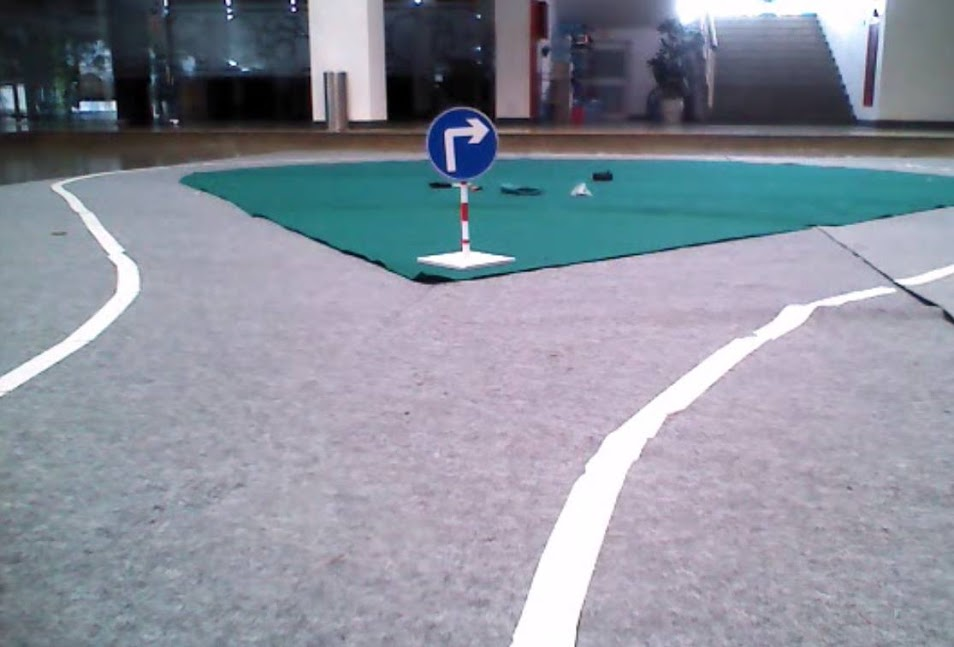
//> input picture OpenCV_Homework_Solution/Solution_HW3/Q1/input_1.jpg, 954 x 647 px
$ ./main input_1.jpg   (built with g++ and OpenCV 4)
//> lines starting //> are read from the running program, lines starting //| are printed output that depends on the picture; after the words box and inside, x2 and y2 are one past the last pixel; in counts of white or black regions, pixels touching at a corner belong together
#include <iostream>
#include <vector>
#include <opencv2/highgui/highgui.hpp>
#include <opencv2/imgproc/imgproc.hpp>

using namespace std;
using namespace cv;

int main(int argc, char const *argv[])
{
    //check arguments
    if (argc != 2) {
        cout << "Require argument to run " << endl
                << "Command to run: ./run  path_to_image" << endl;
        return -1;
    }

    String path_to_img = argv[1];

    // read input image
    Mat input = imread(path_to_img);
//> input is the input picture: 647 rows x 954 cols, CV_8UC3; mean B, G, R 156.3, 143.9, 138.2

    if (input.empty()) {
        cout << "Image doesn't exist\n";
        return 1;
    }

    // resize image to 640x480, assign to input
    resize(input, input, Size(640, 480), 0, 0);
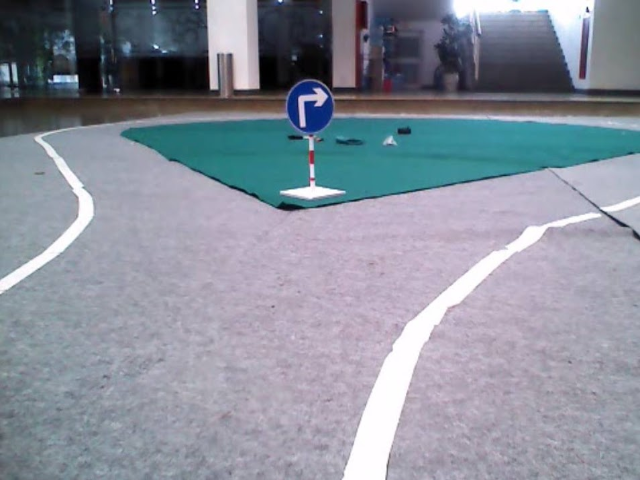
//> input: 480 rows x 640 cols, CV_8UC3; mean B, G, R 156.2, 143.7, 138.1

    // convert image to grayscale
    Mat gray;
    cvtColor(input, gray, CV_BGR2GRAY);
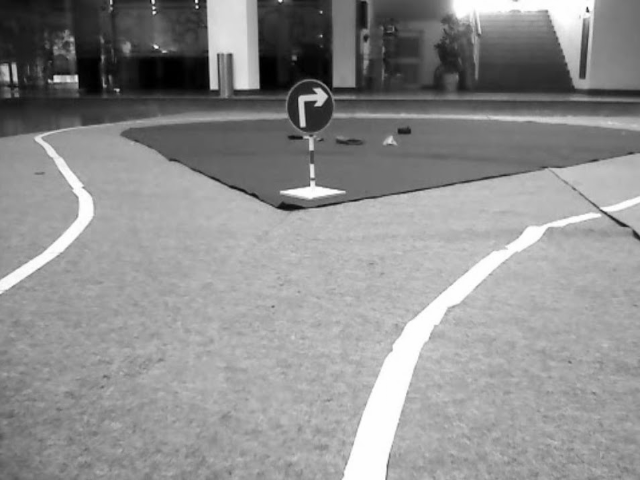
//> gray: 480 rows x 640 cols, CV_8UC1; min 0, max 255, mean 143.5

    // threshold BINARY with threshold value = 220
    Mat thres;
    threshold(gray, thres, 220, 255, THRESH_BINARY);
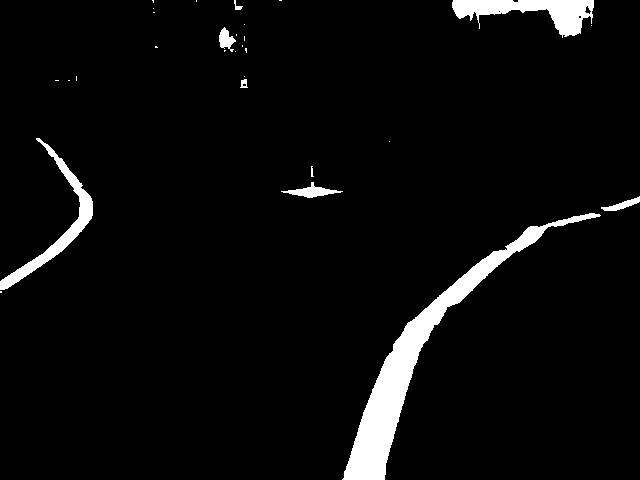
//> thres: 480 rows x 640 cols, CV_8UC1; 4.4% white; 29 white regions (20 under 20 px)

    // find contour, mask is thres
    vector< std::vector<cv::Point> > contours;
    findContours(thres, contours, RETR_TREE, CHAIN_APPROX_SIMPLE);
//> contours = 33 contours, 24 with area under 20; largest, box (x1, y1, x2, y2) and area: (342, 213, 601, 480) 7748, (452, 0, 594, 38) 2334, (0, 138, 93, 290) 1792, (281, 182, 343, 198) 316, (219, 27, 236, 52) 194

    // draw contour to a matrix
    Mat draw_mat = Mat::zeros(thres.size(), CV_8UC1);
    int index = 0;
    for (const auto &cnt : contours) {

        // check if contour satisfies condition
        if (contourArea(cnt) > 200) {
            drawContours(draw_mat, contours, index, Scalar(255), -1);
        }

        ++index;
    }
//> this loop made 33 passes
//> cnt on passes 1, 6, 8, 9, 12, 13, 14, 15, 17, 18, 19: 4 Points (x, y): [0, 291], [0, 292], [1, 292], [1, 291], 1 Point (x, y): [389, 141], 2 Points (x, y): [68, 80], [69, 80], 2 Points (x, y): [55, 80], [58, 80], 1 Point (x, y): [244, 76], 2 Points (x, y): [76, 76], [76, 80], 1 Point (x, y): [235, 51], 3 Points (x, y): [224, 50], [224, 51], [225, 50], 4 Points (x, y): [155, 46], [155, 47], [157, 47], [156, 46], 2 Points (x, y): [242, 45], [242, 46], 2 Points (x, y): [244, 36], [244, 40]
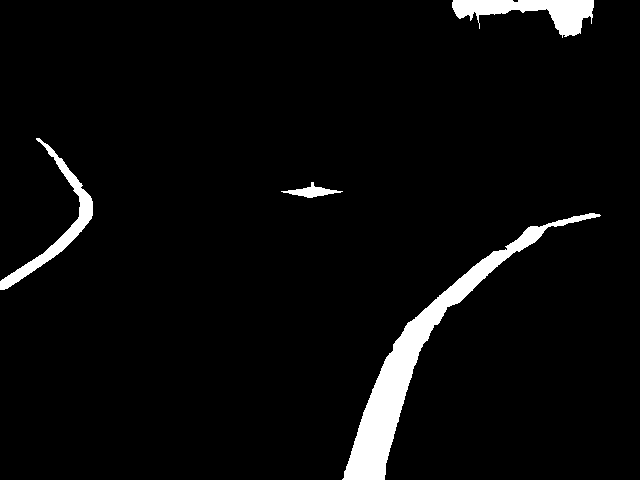
//> draw_mat: 480 rows x 640 cols, CV_8UC1; 4.2% white; 4 white regions, box (x1, y1, x2, y2) and area: (342, 213, 601, 480) 8117, (452, 0, 594, 38) 2528, (0, 138, 93, 290) 1970, (281, 182, 343, 198) 382
//> after the loop, index = 33

    // show output image
//    imshow("output", draw_mat);
//    waitKey(0);

    // write output to file
    imwrite("../output.jpg", draw_mat);

    return 0;
}
